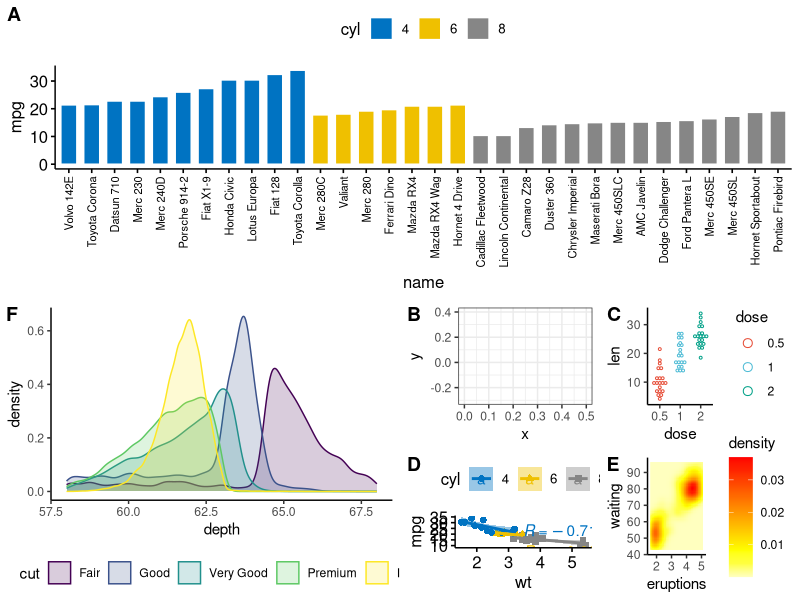

This figure's R source:
## ---- chunk 1
library(ggpubr)
data (mtcars)
mtcars$name = rownames(mtcars)
mtcars$cyl = as.factor(mtcars$cyl)

#Imagen 1 (barplot)
p1 = ggbarplot(mtcars, x = "name", y = "mpg", fill = "cyl", color = "white", palette = "jco", sort.val = "asc", sort.by.groups = TRUE, x.text.angle = 90) + font("x.text", size = 8)

#Imagen 2 (scatterplot)
p2 = ggscatter(mtcars, x = "wt", y = "mpg", add = "reg.line", conf.int = TRUE, color = "cyl", palette = "jco", shape = "cyl") + stat_cor(aes(color = cyl), label.x.npc = "centre", label.y.npc = "top")

#Imagen 3 (densityplot)
p3 = ggplot(diamonds, aes(depth, fill = cut, colour = cut)) + geom_density(alpha = 0.2, na.rm = TRUE) + xlim(58, 68) + theme_classic() + theme(legend.position = "bottom")

#Imagen 4 (raster)
p4 = ggplot(faithfuld, aes(eruptions, waiting)) + geom_raster(aes(fill = density)) + theme_classic() + scale_fill_gradientn(colours = heat.colors(10, rev = TRUE), na.value = "white")

#Imagen 5 (dotplot)
p5 = ggdotplot(ToothGrowth, x = "dose", y = "len", color = "dose", palette = "npg", binwidth = 1) + theme_classic()

set.seed(42)
n = 1000
x = runif(n) + 3
y = x * sin(1/x) + rnorm(n)/25

df = data.frame(x = x, y = y)

#Imagen 6
p6 = ggplot(df, aes(x, y)) + geom_point(alpha = 0.3, col = "navyblue") + geom_smooth(se = FALSE) + scale_x_continuous(limits = c(0, 0.5)) + scale_y_continuous(limits = c(-0.3, 0.4)) + theme_bw()

multi1 = ggarrange(p1,
                   ggarrange(p3,
                             ggarrange(p6, p5, p2, p4, nrow = 2, ncol = 2, labels = c("B","C","D","E")), ncol = 2, labels = "F"),
                   nrow = 2, labels = "A")
multi1
